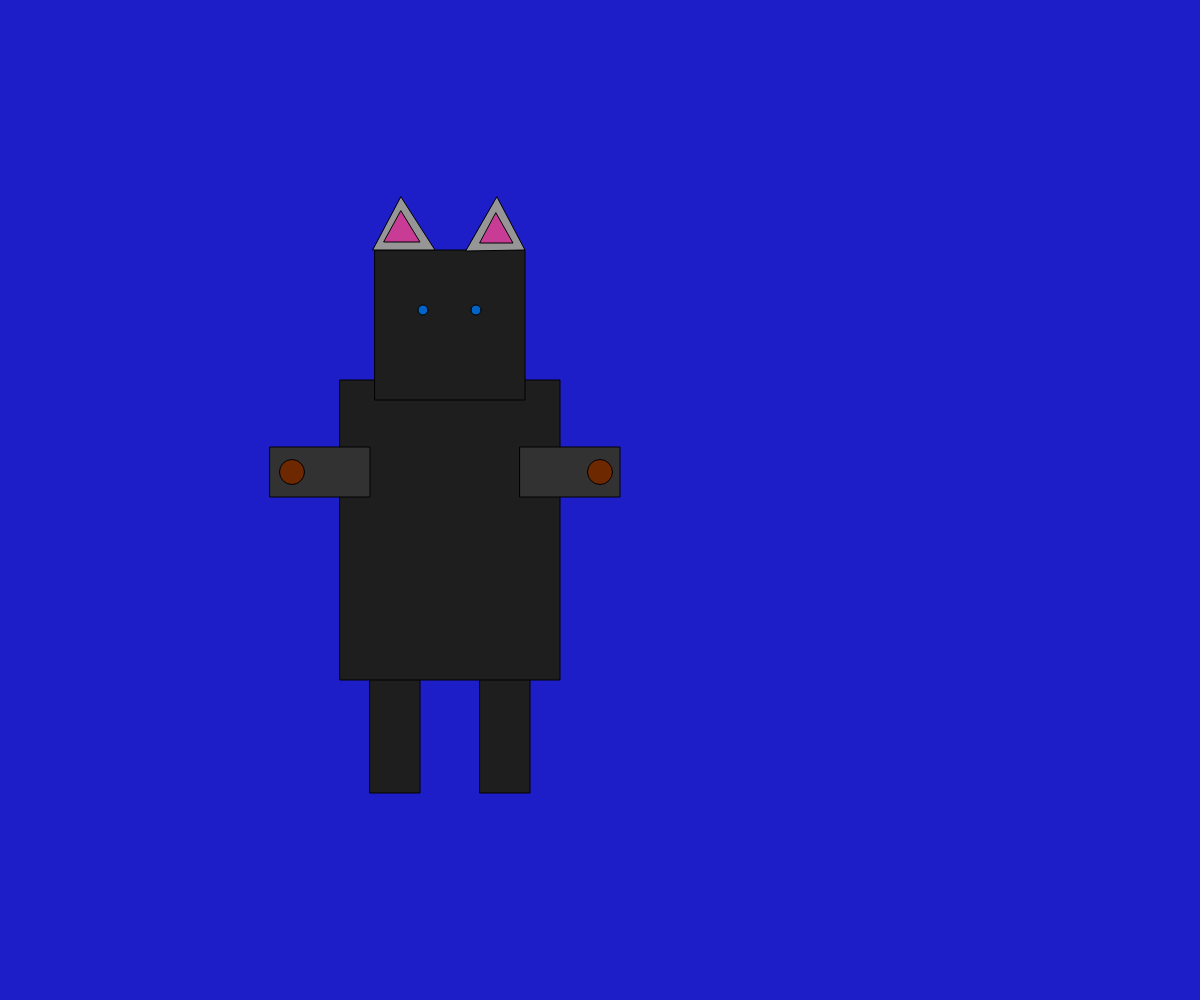
Frame 1 (no input)
Frame 60 (no input): identical to frame 1, image omitted
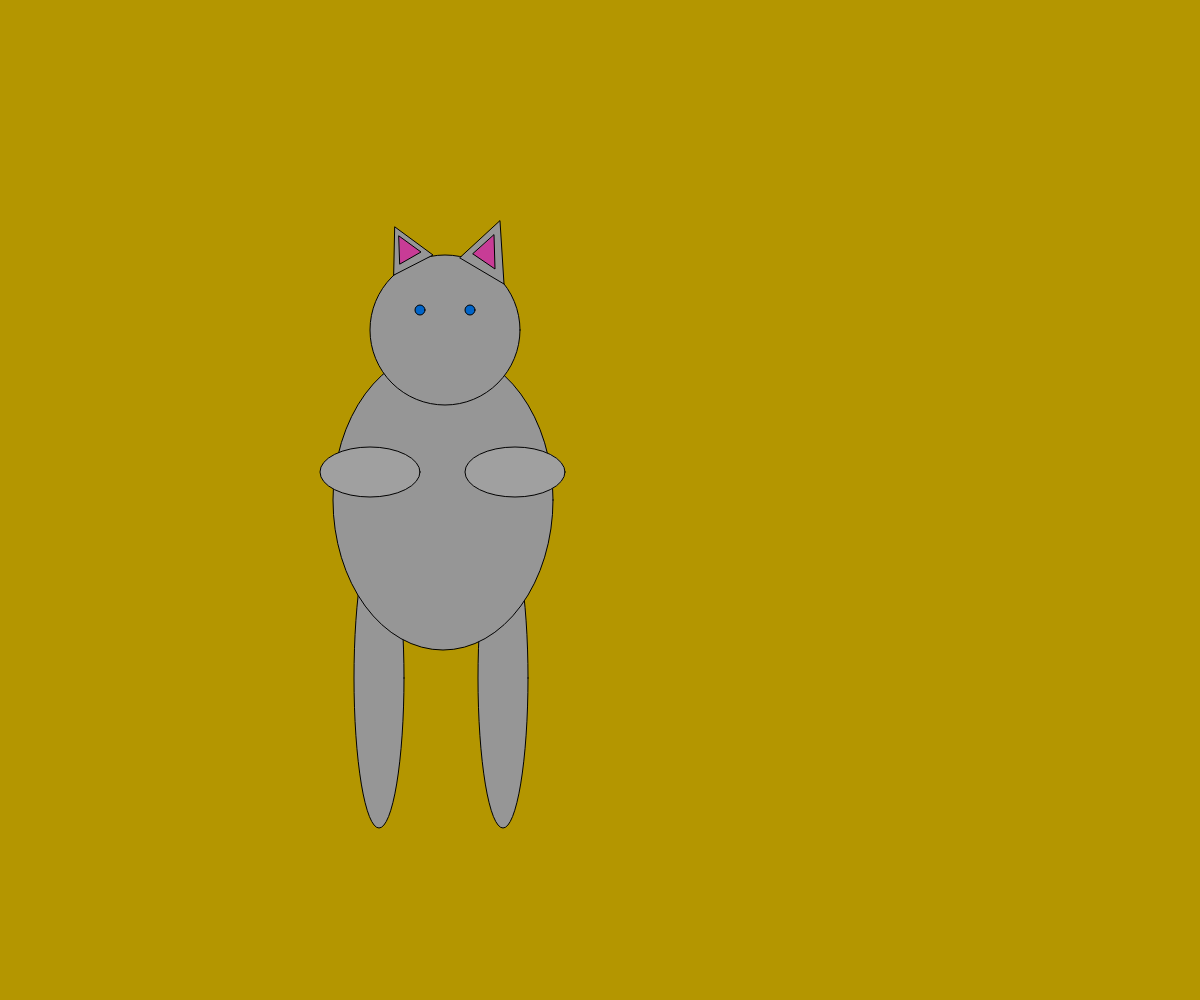
Frame 120 (the mouse pressed at the canvas centre since frame 60)

The p5.js sketch that drew these frames (run headless with seeded random() and noise() and a simulated clock; from frame 60 on, the mouse is pressed at the canvas centre):

// p5.js sketch
// ── sketch.js
function setup() {
  // put setup code here
  createCanvas (windowWidth, windowHeight);
}

function draw() {
  background(180, 150, 0);
  fill(0);

  if (mouseIsPressed) {
    //the pressed down state


        //ellipse for fluff ball

    fill (150)
  ellipse(379, 678, 50, 300);   // left leg
  ellipse(503, 678, 50, 300);   //right leg
  ellipse(443, 500, 220, 300);   //body

  fill (150)
  ellipse(445, 330, 150, 150);  //head

  fill (0, 100, 200)    //eyes    blue?
  ellipse(470, 310, 10, 10);
  ellipse(420, 310, 10, 10);


  fill (160);
  ellipse(515, 472, 100, 50);   //right arm   Gray?

  fill (160);
  ellipse(370, 472, 100, 50);   //left arm



  fill(150);
  triangle(460, 258, 504, 284, 500, 221);  //right ear , left, right, top

  fill(200, 60, 150);
  triangle(473, 254, 495, 269, 494, 235);  // right ear inner  (left, left, right, right, top, top)

  fill(150);
  triangle(394, 275, 433, 255, 395, 227);  // left ear

  fill(200, 60, 150);
  triangle(400, 264, 421, 252, 399, 236); // left inner ear

  }

  else {


    //start here, copy code to if and change cordinents
    //width/2, height/2 is to make things in the middle of the screen

        //rect for armored fluff ball

        background(30, 30, 200);

      fill (30)
    rect(370, 593, 50, 200);   // left leg
    rect(480, 593, 50, 200);   //right leg
    rect(340, 380, 220, 300);   //body

    fill (30)
    rect(375, 250, 150, 150);  //head

    fill (0, 100, 200)    //eyes    blue?
    ellipse(476, 310, 10, 10);
    ellipse(423, 310, 10, 10);


    fill (50);
    rect(520, 447, 100, 50);   //right arm   Gray?

    fill (110, 40, 0);
    ellipse(600, 472, 25, 25);    //Paws    Brown?

    fill (50);
    rect(270, 447, 100, 50);   //left arm

    fill (110, 40, 0);
    ellipse(292, 472, 25, 25);    //Paws

    fill(150);
    triangle(466, 251, 525, 250, 497, 197);  //right ear , left, right, top

    fill(200, 60, 150);
    triangle(480, 243, 513, 243, 496, 213);  // right ear inner  (left, left, right, right, top, top)

    fill(150);
    triangle(373, 250, 435, 250, 401, 197);  // left ear
    fill(200, 60, 150);
    triangle(401, 211, 420, 242, 384, 242); // left inner ear


  }

  // fill(255);
  // text(mouseX + "," + mouseY, 20, 20);

}

// function mouseReleased() {
//     console.log(mouseX + "," + mouseY);
//
// }


// 1 1/2 hour trying to get internet to work and looking for inspiration
// 1 1/2 hours with basic design
// 2 hours on design
// 3 hours on design and colors
